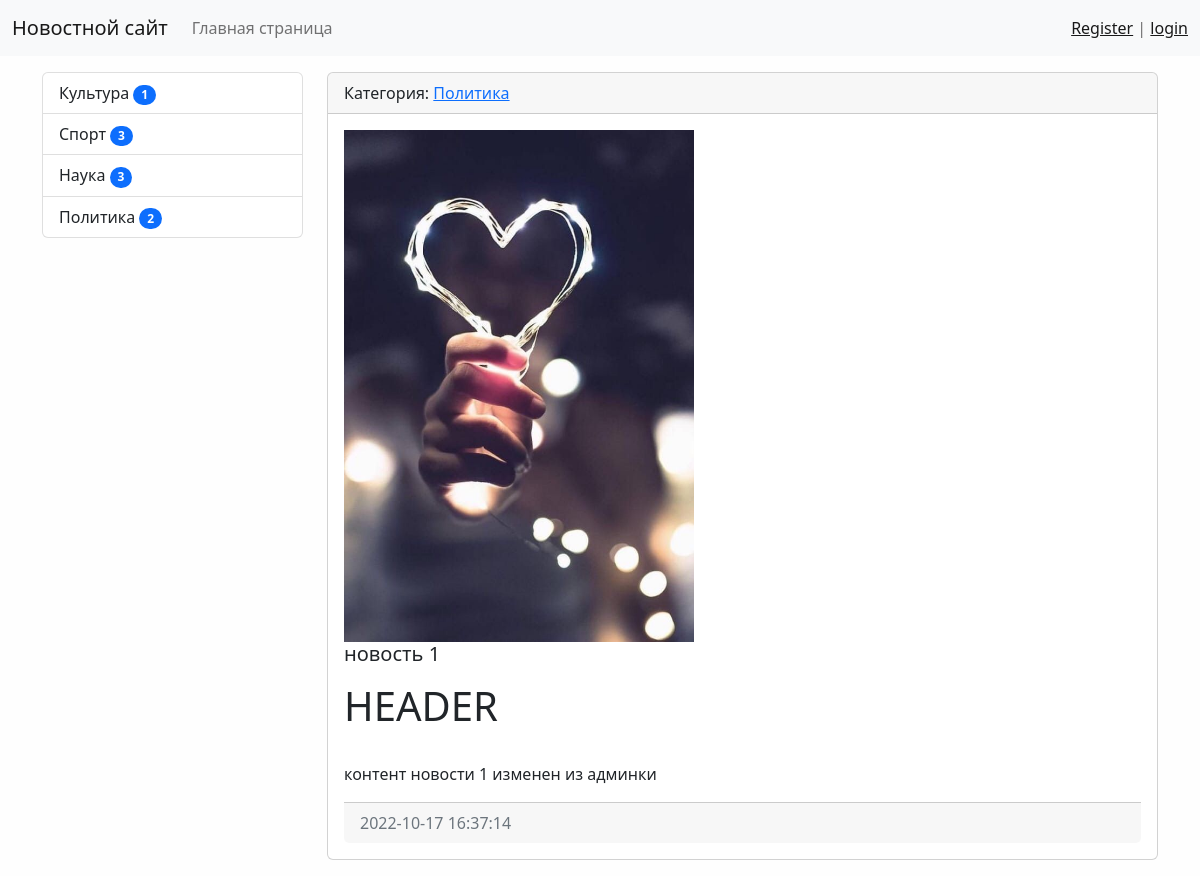
The page /news/1/ on the database its author committed.
### news/models.py (models this page shows, shortened)
class Category(models.Model):
    title = models.CharField(max_length=150, db_index=True, verbose_name='Наименование категории')
    def get_absolute_url(self):
        return reverse('category', kwargs={'category_id': self.pk})
    def __str__(self):
        return self.title
    class Meta:
        verbose_name = 'Категория'
        verbose_name_plural = 'Категория'
        ordering = ['title']

class News(models.Model):
    title = models.CharField(max_length=150, verbose_name='Заголовок')
    content = models.TextField(blank=True, verbose_name='Контент')
    create_at = models.DateTimeField(auto_now_add=True, verbose_name='Дата публикации')
    update_at = models.DateTimeField(auto_now=True, verbose_name='Обновлено')
    photo = models.ImageField(upload_to='photos/%Y/%m/%d', verbose_name='Фото', blank=True)
    is_published = models.BooleanField(default=True, verbose_name='Опубликовано')
    category = models.ForeignKey('Category', on_delete=models.PROTECT, verbose_name='Наименование категории')
    class Meta:
        verbose_name = "Новость"
        verbose_name_plural = "Новость"
        ordering = ['id']

### news/views.py (the view)
# urls.py: path('news/<int:pk>/', ViewNews.as_view(), name='view_news'),
class ViewNews(DetailView):
    model = News
    context_object_name = 'news_item'

### news/templatetags/news_tags.py (called while the page is built)
@register.inclusion_tag('news/list_categories.html')
def show_categories():
    categories = Category.objects.annotate(cnt=Count('news', filter=F('news__is_published'))).filter(cnt__gt=0)
    return {'categories': categories}

### news/templates/news/news_detail.html (shortened to what this page needs)
{% extends 'base.html' %}
{% block sidebar %}
{% include 'inc/_sidebar.html'%}
{% endblock %}
{% block content %}
<div class="card mb-3">
    <div class="card-header">
        Категория: <a href="{{ news_item.category.get_absolute_url }}}">{{news_item.category}}</a>
    </div>
    <div class="card-body">
        <div class="media">
            {% if news_item.photo %}
            <img src="{{news_item.photo.url}}" alt="" width="350" class="mr-3">
            {% else %}
            <img src="https://picsum.photos/seed/picsum/350/235" alt="" class="mr-3">
            {% endif %}
            <h5 class="card-title">{{ news_item.title }}</h5>
            {% autoescape off%}
            <p class="card-text">{{ news_item.content|linebreaks }}</p>
            {% endautoescape %}
        </div>
        <div class="card-footer text-muted">
            {{ news_item.create_at|date:"Y-m-d H:i:s" }}
        </div>
    </div>
</div>
{% endblock %}

### news/templates/news/list_categories.html
<div class="list-group">
    {% for item in categories %}
    <a href="{{ item.get_absolute_url }}" class="list-group-item list-group-item-action">{{item.title}}
    <span class="badge bg-primary rounded-pill">{{ item.cnt }}</span>
    </a>
    {% endfor %}
</div>

### nicesite/static/css/styles.css (style rules this page uses)
body { background-color: #fefefe; }

### rows shown on the page
Category: title "Культура", cnt "1"
Category: title "Спорт", cnt "3"
Category: title "Наука", cnt "3"
Category: title "Политика", cnt "2"
News: category "Политика", photo (picture), title "новость 1", content "HEADER контент новости 1 изменен из админки", create_at "2022-10-17 16:37:14"
